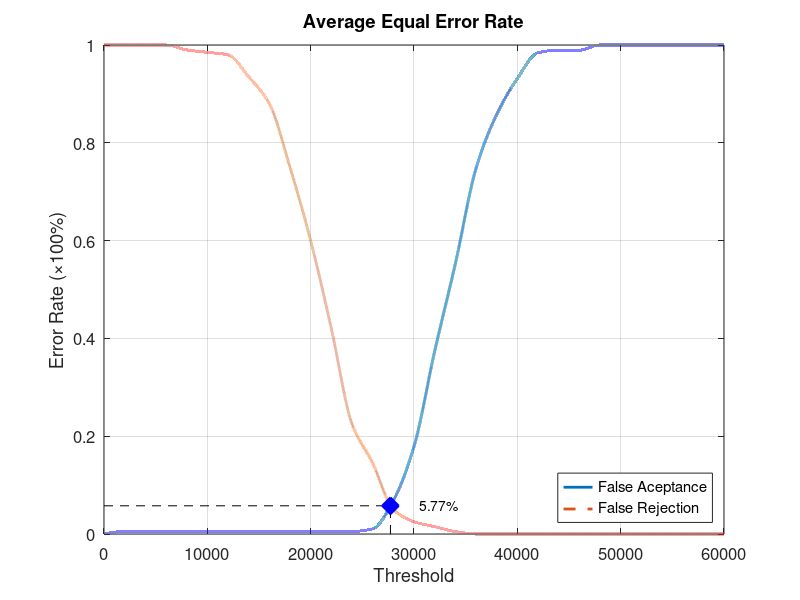
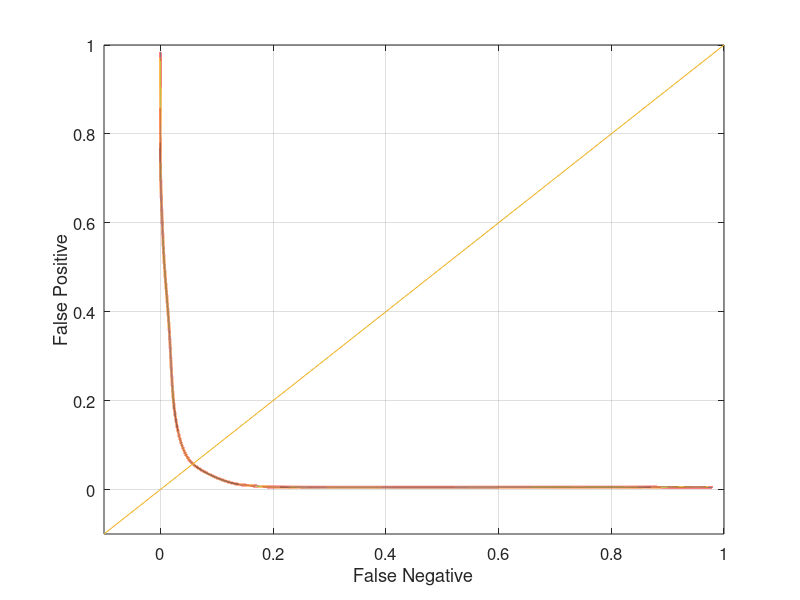

Write MATLAB code to recreate these figures, in order.
function yEER = Database5_2
close all;
clear;
clc;
x = 0:2000:60000;
xq = 0:0.5:60000;

y0 = [0 0.00526316 0.00526316 0.00526316 0.00526316 0.00526316 0.00526316 0.00526316 0.00526316 0.00526316 0.00526316 0.00526316 0.00526316 0.0105263 0.0684211 0.178947 0.373684 0.552632 0.747368 0.857895 0.931579 0.984211 0.989474 0.989474 1 1 1 1 1 1 1];
yy0 = interp1(x, y0, xq, 'pchip');
y1 = [1 1 1 1 0.99 0.985 0.98 0.935 0.88 0.75 0.6 0.42 0.225 0.145 0.05 0.025 0.015 0.005 0 0 0 0 0 0 0 0 0 0 0 0 0];
yy1 = interp1(x, y1, xq, 'pchip');

% Calculating EER: 
y2 = abs(y0 - y1);
find(y2 == min(y2))
yy2 = abs(yy0 - yy1);
xEER = find(yy2 == min(yy2));
xEERIndex = xq(xEER) % X-axis EER
yEER = yy0(xEER) % Y-axis EER

main = figure
plot(xq, yy0,'-','LineWidth', 2);	hold on
plot(xq, yy1,'--','LineWidth', 2);	hold on
plot([xEERIndex xEERIndex], [0 yEER], 'k--');	hold on
plot([0 xEERIndex], [yEER yEER], 'k--');	hold on
plot(xEERIndex, yEER, 'bx', 'LineWidth', 10);	hold on
text(xEERIndex + 10 * xEERIndex / 100, yEER, [num2str(round((10000 * yEER)) / 100) '%'])
legend('False Aceptance', 'False Rejection', 'Location', 'SouthEast')
xlabel('Threshold')
ylabel('Error Rate (\times100%)')
title('Average Equal Error Rate')
set(gca, 'FontSize', 12)
axis([0 60000 0 1])
grid on

print(main, 'Database5_2Main', '-dpng');
FNRxFPR = figure('Color', [1 1 1]);
plot(yy1, yy0, '-', yy1, yy0, 'LineWidth', 2);
hold on
y = -0.1:0.1:1
plot(y, y); 
set(gca, 'FontSize', 12)
xlabel('False Negative')
ylabel('False Positive')
axis([-0.1 1 -0.1 1])
set(gca, 'FontSize', 12)
grid on

print(FNRxFPR, 'Database5_2FNRxFPR','-dpng');
end
